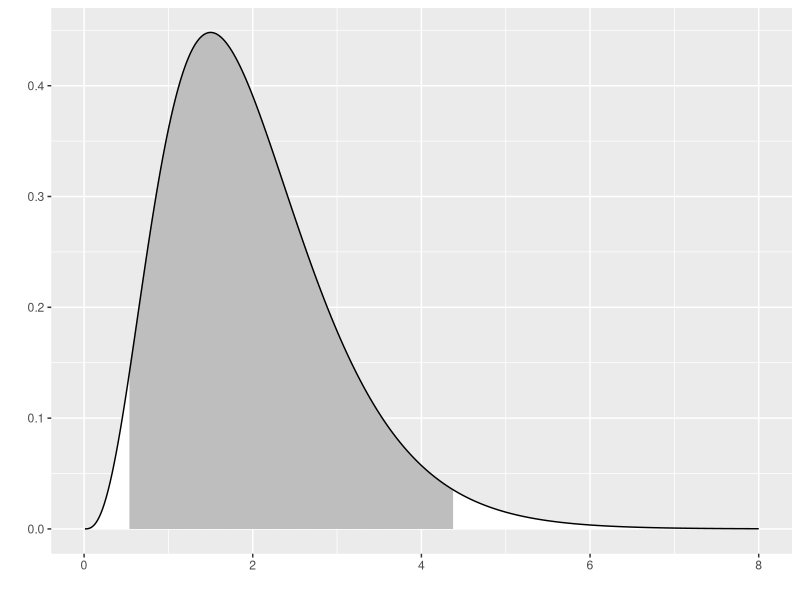
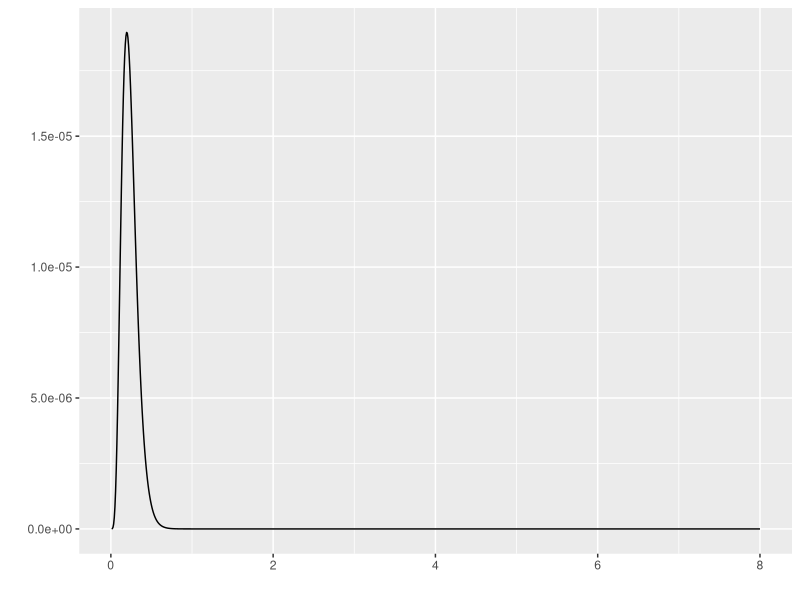
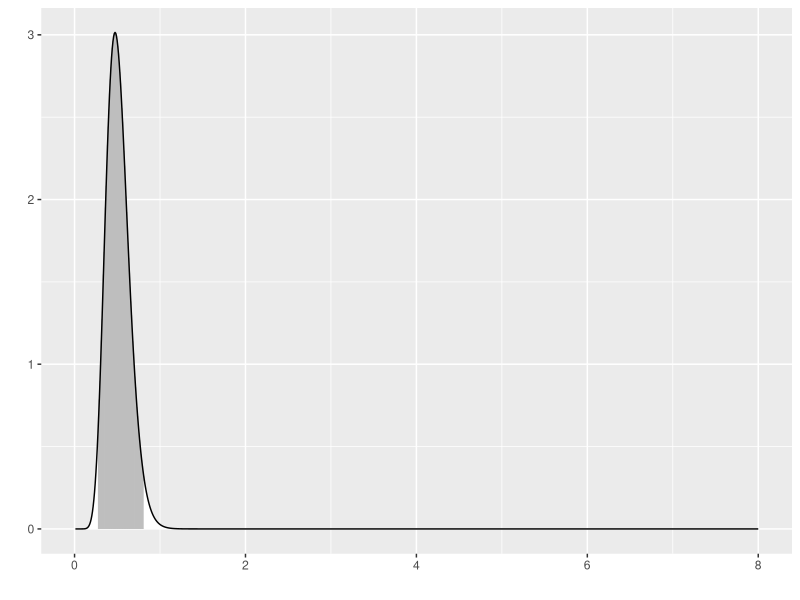
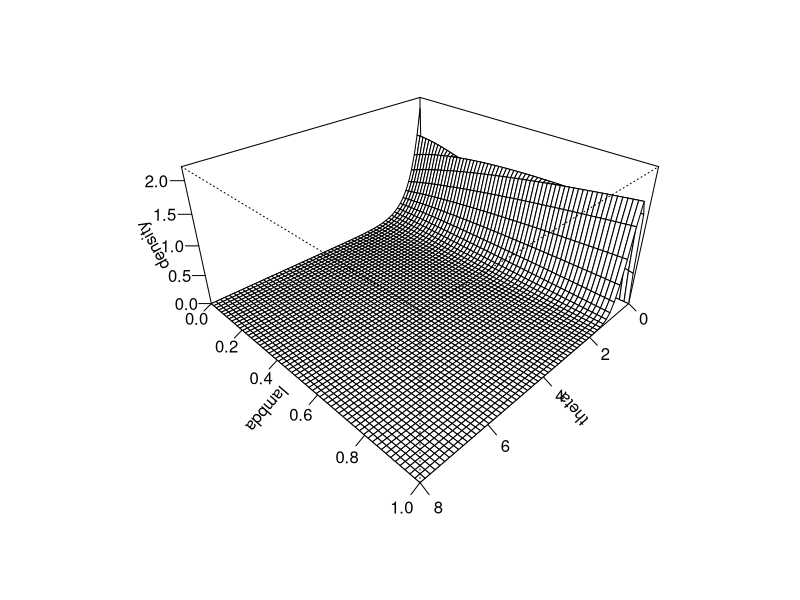

Generate these figures, in order, with R:
## ---- chunk 1
suppressMessages(suppressWarnings(library(MASS)))
suppressMessages(suppressWarnings(library(tidyverse)))
knitr::opts_chunk$set(echo=TRUE, fig.width=8, fig.height=2)
## ---- chunk 2
x_max <- 8

n0 <- 4
theta0 <- 0.5

alpha0 <- n0
beta0 <- n0*theta0

muF <- 2
n <- 10

x <- muF+ round(rnorm(n), 1)/theta0

ss <- sum((x-muF)^2)

alpha1 <- alpha0 + n
beta1 <- beta0 + 0.5*ss

x_grid <- seq(0.01, x_max, length=1000)

f <- function(x, mu, theta) {
  sqrt(theta/2*pi)*exp(-0.5*theta*(x-mu)^2)
}

g <- function(x, alpha, beta) {
  beta^alpha/gamma(alpha)*x^(alpha-1)*exp(-beta*x)
}

prior05 <- qgamma(0.025, alpha0, beta0) 
prior95 <- qgamma(0.975, alpha0, beta0) 

post05 <- qgamma(0.025, alpha1, beta1)  
post95 <- qgamma(0.975, alpha1, beta1) 

## ---- chunk 3
g_grid <- g(x_grid, alpha0, beta0)
outside <- x_grid < prior05 | x_grid > prior95
x_color <- 
  ifelse(outside, "white", "gray")
data.frame(x=x_grid, y=g_grid) %>%
  ggplot(aes(x, y)) +
    geom_segment(aes(xend=x, yend=0), color=x_color) +
    geom_line() + xlab(" ") + ylab(" ")
## ---- chunk 4
f_grid <- rep(NA, length(x_grid))
for (i in 1:length(x_grid)) {
  f_grid[i] <- prod(f(x, muF, x_grid[i]))
}
x_color <- "white"
data.frame(x=x_grid, y=f_grid) %>%
  ggplot(aes(x, y)) + 
    geom_line() + xlab(" ") + ylab(" ")
## ---- chunk 5
h_grid <- g(x_grid, alpha1, beta1)
outside <- x_grid < post05 | x_grid > post95
x_color <- 
  ifelse(outside, "white", "gray")
data.frame(x=x_grid, y=h_grid) %>%
  ggplot(aes(x, y)) +
    geom_segment(aes(xend=x_grid, yend=0), color=x_color) +
    geom_line() + xlab(" ") + ylab(" ")
## ---- chunk 6
knitr::opts_chunk$set(echo=TRUE, fig.width=8, fig.height=8)
## ---- chunk 7
lambda_grid <- seq(0, 1, length=60)
theta_grid <- seq(0, x_max, length=60)


gstar <- function(theta, lambda) {g(theta, 1+lambda*(alpha0-1), (1+lambda*(alpha0-1))*beta0)}
density <- outer(theta_grid, lambda_grid, gstar)
op <- par(bg = "white") 
z_max <- max(density, na.rm=TRUE)
persp(
  theta_grid, 
  lambda_grid, 
  density, 
  zlim=c(0, 1.1*z_max),
  xlab="theta",
  ylab="lambda",
  theta = 135, 
  phi = 30, 
  expand=0.5,
  ticktype="detailed")
